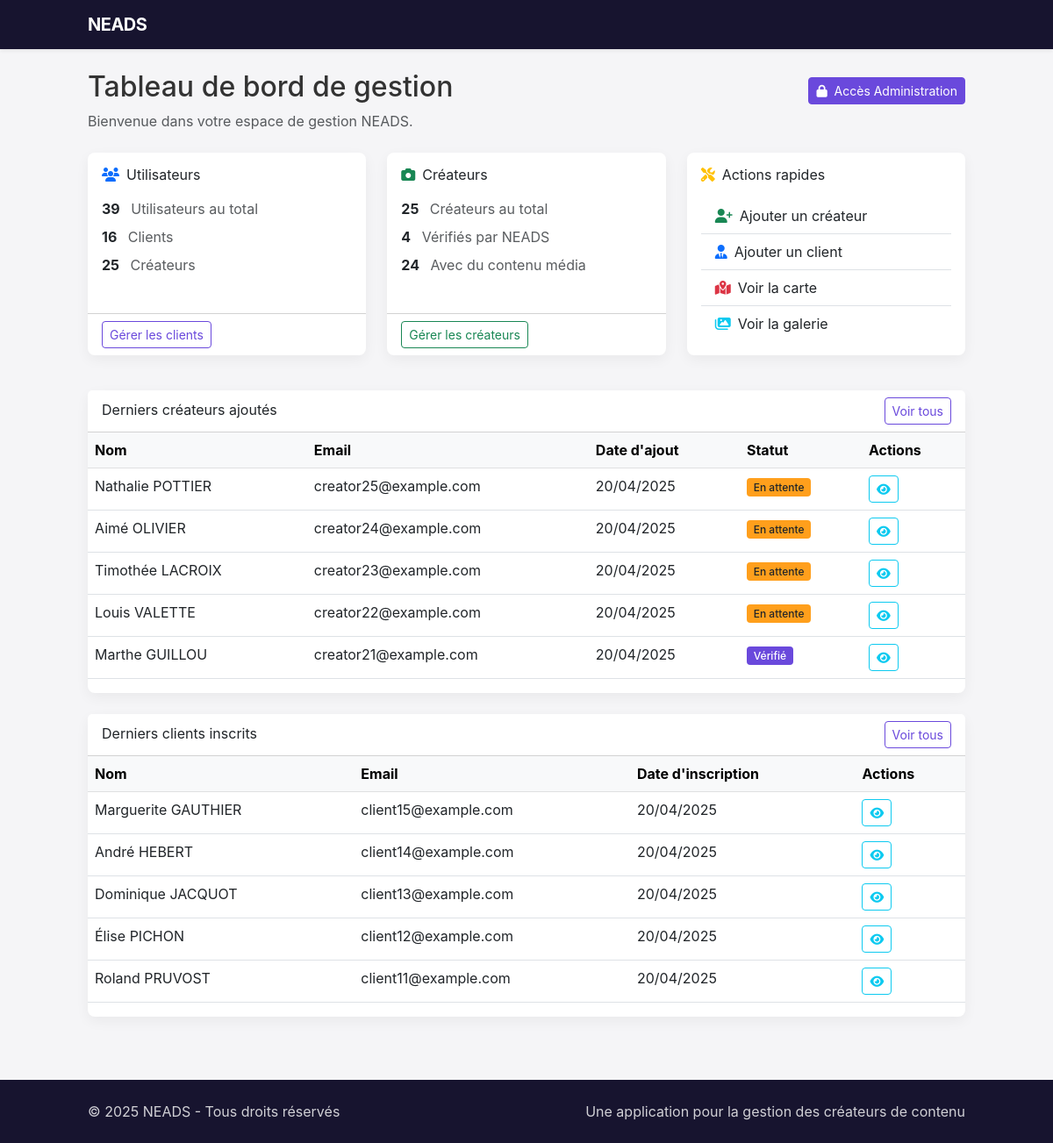
The page /gestion/ (signed in) on the database as committed earlier.
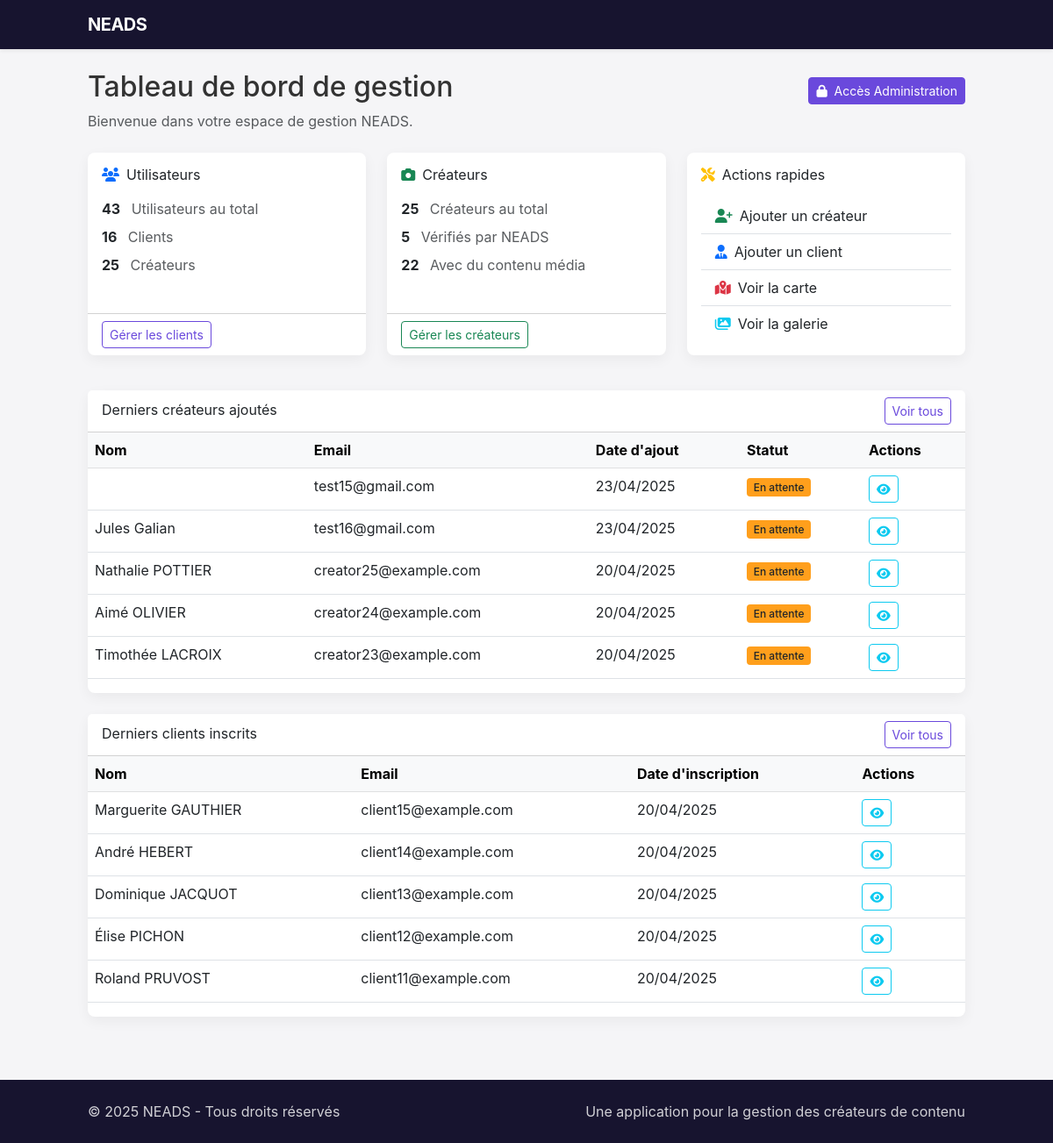
The same page on the database as committed later.
### neads/creators/models.py (models this page shows, shortened)
class Creator(models.Model):
    GENDER_CHOICES = (
        ('M', 'Homme'),
        ('F', 'Femme'),
        ('O', 'Autre'),
    )
    CONTENT_TYPE_CHOICES = (
        ('video', 'Vidéo'),
        ('image', 'Image'),
        ('audio', 'Audio'),
        ('ugc_duo', 'UGC Duo'),
        ('animal', 'Animal'),
    )
    user = models.OneToOneField(User, on_delete=models.SET_NULL, blank=True, null=True, related_name='creator_profile')
    first_name = models.CharField(max_length=50)
    last_name = models.CharField(max_length=50)
    full_name = models.CharField(max_length=100, blank=True)  # Auto-généré
    age = models.PositiveIntegerField(validators=[MinValueValidator(13), MaxValueValidator(100)])
    gender = models.CharField(max_length=1, choices=GENDER_CHOICES)
    featured_image = models.ImageField(upload_to=featured_image_upload_path, blank=True, null=True, verbose_name="Image mise en avant")
    youtube_link = models.URLField(max_length=255, blank=True, null=True, verbose_name="Chaîne YouTube")
    tiktok_link = models.URLField(max_length=255, blank=True, null=True, verbose_name="Profil TikTok")
    instagram_link = models.URLField(max_length=255, blank=True, null=True, verbose_name="Profil Instagram")
    location = models.ForeignKey(Location, on_delete=models.SET_NULL, null=True, related_name='creators')
    email = models.EmailField()
    phone = models.CharField(max_length=20, blank=True, null=True)
    domains = models.ManyToManyField(Domain, related_name='creators')
    bio = models.TextField(blank=True, null=True)
    equipment = models.CharField(max_length=255, blank=True, null=True)
    delivery_time = models.CharField(max_length=50, blank=True, null=True)
    content_types = models.ManyToManyField(ContentType, related_name='creators', blank=True)
    mobility = models.BooleanField(default=False)
    can_invoice = models.BooleanField(default=False)
    previous_clients = models.TextField(blank=True, null=True)
    average_rating = models.DecimalField(max_digits=3, decimal_places=2, default=0.0)
    total_ratings = models.PositiveIntegerField(default=0)
    verified_by_neads = models.BooleanField(default=False)
    created_at = models.DateTimeField(auto_now_add=True)
    updated_at = models.DateTimeField(auto_now=True)
    last_activity = models.DateTimeField(blank=True, null=True)

### neads/core/models.py (models this page shows, shortened)
class User(AbstractBaseUser, PermissionsMixin):
    ROLE_CHOICES = (
        ('admin', 'Administrateur'),
        ('consultant', 'Consultant'),
        ('client', 'Client'),
        ('creator', 'Créateur'),
    )
    email = models.EmailField(unique=True)
    first_name = models.CharField(max_length=30, blank=True)
    last_name = models.CharField(max_length=30, blank=True)
    is_active = models.BooleanField(default=True)
    is_staff = models.BooleanField(default=False)
    date_joined = models.DateTimeField(default=timezone.now)
    role = models.CharField(max_length=10, choices=ROLE_CHOICES, default='client')
    temp_login_token = models.CharField(max_length=100, blank=True, null=True)
    temp_login_expiry = models.DateTimeField(blank=True, null=True)
    objects = CustomUserManager()
    USERNAME_FIELD = 'email'
    REQUIRED_FIELDS = []
    def get_full_name(self):
        return f"{self.first_name} {self.last_name}".strip()
    def has_role(self, role_name):
        return self.role == role_name

### neads/core/views.py (the view)
# urls.py: path('gestion/', views.management_dashboard, name='management_dashboard'),
@login_required
@role_required(['admin', 'consultant'])
def management_dashboard(request):
    user_stats = {
        'total': User.objects.count(),
        'clients': User.objects.filter(role='client').count(),
        'creators': Creator.objects.count(),
    }
    creator_stats = {
        'total': Creator.objects.count(),
        'verified': Creator.objects.filter(verified_by_neads=True).count(),
        'with_media': Creator.objects.filter(media__isnull=False).distinct().count(),
    }
    recent_creators = Creator.objects.all().order_by('-created_at')[:5]
    recent_users = User.objects.filter(role='client').order_by('-date_joined')[:5]
    context = {
        'user_stats': user_stats,
        'creator_stats': creator_stats,
        'recent_creators': recent_creators,
        'recent_users': recent_users,
        'user': request.user,
    }
    return render(request, 'core/management_dashboard.html', context)

### templates/core/management_dashboard.html (shortened to what the changed rows need)
{% extends 'base.html' %} {% block title %}Gestion NEADS - Tableau de bord{%endblock %} {% block content %}
<div class="row">
  <div class="col-12 mb-4">
    <div class="d-flex justify-content-between align-items-center">
      <h1 class="h2">Tableau de bord de gestion</h1>
    </div>
  </div>
</div>
<div class="row mb-4">
  <div class="col-md-4 mb-3">
    <div class="card h-100">
      <div class="card-body">
        <div class="mt-3">
          <p class="mb-2">
            <span class="fw-bold me-2">{{ user_stats.total }}</span>
            <span class="text-muted">Utilisateurs au total</span>
          </p>
        </div>
      </div>
    </div>
  </div>
  <div class="col-md-4 mb-3">
    <div class="card h-100">
      <div class="card-body">
        <div class="mt-3">
          <p class="mb-2">
            <span class="fw-bold me-2">{{ creator_stats.verified }}</span>
            <span class="text-muted">Vérifiés par NEADS</span>
          </p>
          <p class="mb-0">
            <span class="fw-bold me-2">{{ creator_stats.with_media }}</span>
            <span class="text-muted">Avec du contenu média</span>
          </p>
        </div>
      </div>
    </div>
  </div>
</div>
<div class="row mb-4">
  <div class="col-12">
    <div class="card">
      <div class="card-body p-0">
        <div class="table-responsive">
          <table class="table table-hover">
            <thead class="table-light">
              <tr>
                <th>Nom</th>
                <th>Email</th>
                <th>Date d'ajout</th>
                <th>Statut</th>
                <th>Actions</th>
              </tr>
            </thead>
            <tbody>
              {% for creator in recent_creators %}
              <tr>
                <td>{{ creator.full_name }}</td>
                <td>{{ creator.email }}</td>
                <td>{{ creator.created_at|date:"d/m/Y" }}</td>
                <td>
                  {% if creator.verified_by_neads %}
                  <span class="badge bg-success">Vérifié</span>
                  {% else %}
                  <span class="badge bg-warning text-dark">En attente</span>
                  {% endif %}
                </td>
                <td>
                  <a
                    href="{% url 'creator_detail' creator_id=creator.id %}"
                    class="btn btn-sm btn-outline-info"
                  >
                    <i class="fas fa-eye"></i>
                  </a>
                </td>
              </tr>
              {% empty %}
              <tr>
                <td colspan="5" class="text-center py-3">
                  Aucun créateur trouvé
                </td>
              </tr>
              {% endfor %}
            </tbody>
          </table>
        </div>
      </div>
    </div>
  </div>
</div>
<div class="row">
  <div class="col-12">
    <div class="card">
      <div class="card-body p-0">
        <div class="table-responsive">
          <table class="table table-hover">
            <thead class="table-light">
              <tr>
                <th>Nom</th>
                <th>Email</th>
                <th>Date d'inscription</th>
                <th>Actions</th>
              </tr>
            </thead>
            <tbody>
              {% for user in recent_users %}
              <tr>
                <td>{{ user.get_full_name }}</td>
                <td>{{ user.email }}</td>
                <td>{{ user.date_joined|date:"d/m/Y" }}</td>
                <td>
                  <a href="#" class="btn btn-sm btn-outline-info">
                    <i class="fas fa-eye"></i>
                  </a>
                </td>
              </tr>
              {% empty %}
              <tr>
                <td colspan="4" class="text-center py-3">
                  Aucun client trouvé
                </td>
              </tr>
              {% endfor %}
            </tbody>
          </table>
        </div>
      </div>
    </div>
  </div>
</div>
{% endblock %}

Rows that differ between the two databases and show on the page:
no longer on this page (row edited): Creator: full_name "Louis VALETTE", email "creator22@example.com", created_at "20/04/2025", verified_by_neads "En attente"
no longer on this page (row unchanged): Creator: full_name "Marthe GUILLOU", email "creator21@example.com", created_at "20/04/2025", verified_by_neads "Vérifié"
added Creator: email "test15@gmail.com", created_at "23/04/2025", verified_by_neads "En attente"
added Creator: full_name "Jules Galian", email "test16@gmail.com", created_at "23/04/2025", verified_by_neads "En attente"
Other text that changed with them:
{{ user_stats.total }}: "39" → "43"
{{ creator_stats.verified }}: "4" → "5"
{{ creator_stats.with_media }}: "24" → "22"
